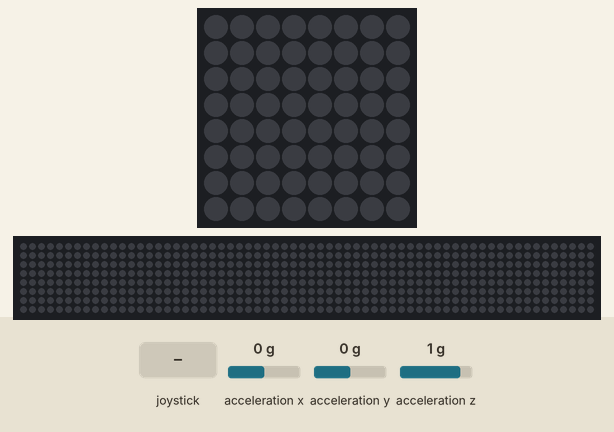
Bench run of a program on a simulated Raspberry Pi (BCM pin numbers) with a Sense HAT. Parts: the Sense HAT's 8×8 RGB LED matrix, a strip that is not on the board, showing the scrolling text unrolled. The test bench sets the inputs (shaded band); at power-on: acceleration x 0 g, acceleration y 0 g, acceleration z 1 g. Dim RGB values are drawn brighter than linear; random numbers come from a fixed seed; the 64×8 strip is a reading aid, not a part: it shows the text the matrix is scrolling, unrolled, one strip-width of it at a time.

Above: at 1.2 s.
1.3 s: acceleration x set to -1.4 g
At 1.45 s:
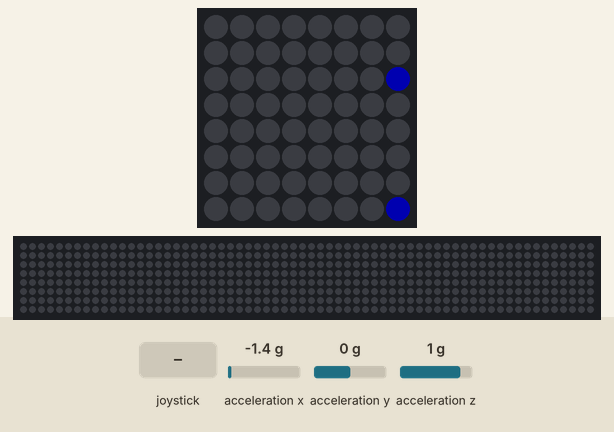
At 1.95 s:
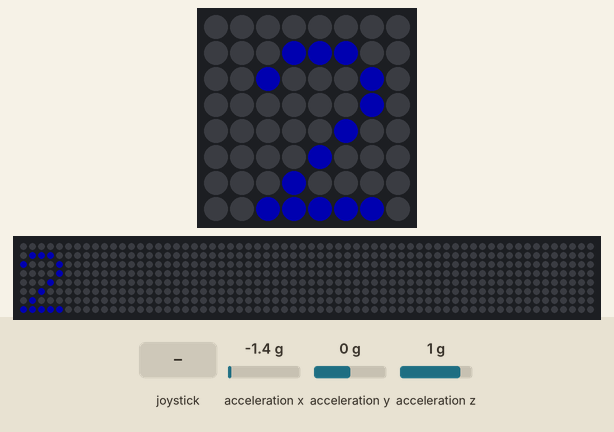
3.2 s: joystick pushed up
At 4.15 s:
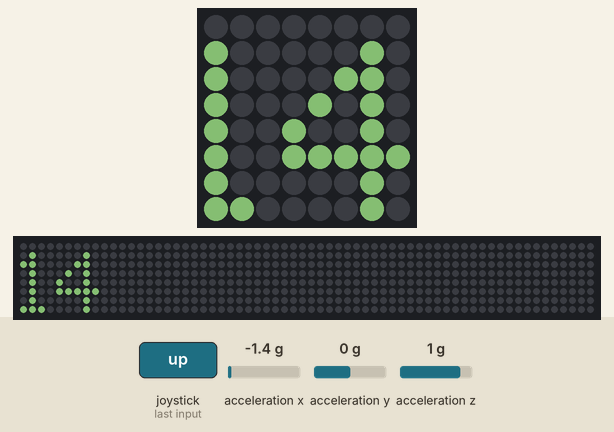

The program:

hat_twenty_dice.py
```python
from random import randint
from sense_hat import SenseHat
from time import sleep

def roll():
    sense.show_message(str(randint(0,20)), text_colour=[randint(0,100),randint(0,100),randint(0,100)])
    sense.clear()
    sleep(3)

sense = SenseHat()
sense.clear()

pix = [randint(0,100),randint(0,100),randint(0,100)]

sense.stick.direction_any = roll

while True:
    gyro = sense.get_accelerometer_raw()
    for i in gyro:
        gyro[i] = round(gyro[i])

    if gyro['x'] != 0 or gyro['y'] != 0 or gyro['z'] != 1:
        roll()
```

Measured:
- after the input at 1.3 s, the LEDs: change after 0.11 s (image 1)
